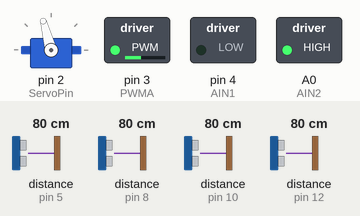
This sketch was run on a simulated Arduino Uno, built with avr-gcc and run on an emulated ATmega328P. Shown: servo, switched loads named in the sketch (green lamp = pin HIGH). Wiring (inferred from the names in the program): 4 × ultrasonic range finder: trigger pin 6, echo pin 5 / trigger pin 7, echo pin 8 / trigger pin 9, echo pin 10 / trigger pin 11, echo pin 12. Inputs (shaded band) come from the test bench; at power-on: distance to the obstacle (sensors on pin 5, pin 8, pin 10, pin 12) 80 cm. The echo pulse lasts 58.3 µs per cm; pins used as bus, display or sensor lines are not drawn; what the sketch prints to the serial monitor is not drawn.

Above: at 1.2 s.
1.3 s: distance to the obstacle (sensor on pin 5) set to 120 cm
4.3 s: distance to the obstacle (sensor on pin 8) set to 250 cm
7.3 s: distance to the obstacle (sensor on pin 10) set to 120 cm
10.3 s: distance to the obstacle (sensor on pin 12) set to 4 cm
13.3 s: distance to the obstacle (sensor on pin 12) set to 9 cm
16.3 s: distance to the obstacle (sensor on pin 5) set to 299 cm
Timing chart, 0 to 19.3 s (numbered marks = the images above; inputs shaded):
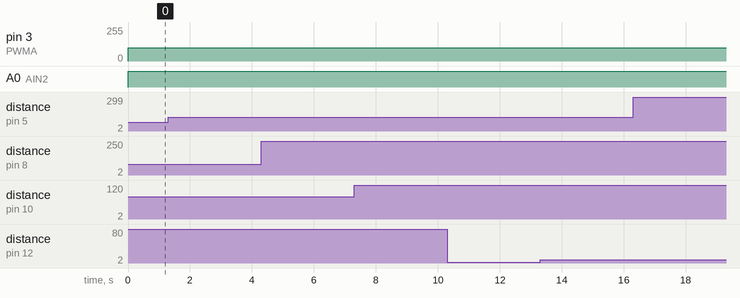

Measured:
- after the input at 1.3 s, every drawn part: stays the same
- after the input at 4.3 s, every drawn part: stays the same
- after the input at 7.3 s, every drawn part: stays the same
- after the input at 10.3 s, every drawn part: stays the same
- after the input at 13.3 s, every drawn part: stays the same
- after the input at 16.3 s, every drawn part: stays the same

The sketch:

test2_ny_sensor_kod.ino
```cpp
#include <Servo.h> // Blibiotek för servon

#define PWMA 3 // PWM
#define AIN1 4 // Motor
#define AIN2 A0 // Motor
#define START A1 // Startmodul

int pot;
int out;

// constants won't change
const int ServoPin = 2; // Servo
const int TrigPin1 = 7; // Höger sensor fram
const int EchoPin1 = 8; // Höger sensor fram
const int TrigPin2 = 9; // Vänster sensor fram
const int EchoPin2 = 10; // Vänster sesnsor fram
const int TrigPin3 = 6; // Höger sensor
const int EchoPin3 = 5; // Höger sensor
const int TrigPin4 = 11; // Vänster sensor
const int EchoPin4 = 12; // Vänster sesnsor

// Variabler som kommer att ändras
float duration_left_front, distance_cm_left_front;
float duration_right_front, distance_cm_right_front;
float duration_left, distance_cm_left;
float duration_right, distance_cm_right;

Servo myServo; // create servo object to control a servo
// Servoposition:
const int noSteer = 105; // Rakt
const int steerHardLeft = 60; // Max vänstersväng
const int steerLeft = 75; // Lätt vänstersväng
const int steerHardRight = 130; // Max högersväng
const int steerRight = 115; // Lätt högersväng

void setup() {
  Serial.begin (9600);       // initialize serial port
  pinMode(PWMA,OUTPUT);
  pinMode(AIN1,OUTPUT);
  pinMode(AIN2,OUTPUT);
  pinMode(TrigPin1, OUTPUT); // Sätter PIN till OUTPUT
  pinMode(EchoPin1, INPUT);  // Sätter PIN till INPUT
  pinMode(TrigPin2, OUTPUT); // Sätter PIN till OUTPUT
  pinMode(EchoPin2, INPUT);  // Sätter PIN till INPUT
  pinMode(TrigPin3, OUTPUT); // Sätter PIN till OUTPUT
  pinMode(EchoPin3, INPUT);  // Sätter PIN till INPUT
  pinMode(TrigPin4, OUTPUT); // Sätter PIN till OUTPUT
  pinMode(EchoPin4, INPUT);  // Sätter PIN till INPUT
  myServo.write(noSteer); // Sätter servots startposition till mitten
  myServo.attach(ServoPin); // Servo attach på servons PIN
}

void loop()
{
  // Motor
  digitalWrite(AIN1,LOW); // Fram
  digitalWrite(AIN2,HIGH); // Bak
  analogWrite(PWMA, 100); // Hastighet

  // Höger sensor fram
  // generate 10-microsecond pulse to TRIG pin
  digitalWrite(TrigPin1, LOW);
  delayMicroseconds(2);
  digitalWrite(TrigPin1, HIGH);
  delayMicroseconds(10);
  digitalWrite(TrigPin1, LOW);
  // measure duration of pulse from ECHO pin
  duration_right_front = pulseIn(EchoPin1, HIGH);
  //
  distance_cm_right_front = (duration_right_front/2) / 29.1; // Gör om till cm

  // Vänster sensor fram
  // generate 10-microsecond pulse to TRIG pin
  digitalWrite(TrigPin2, LOW);
  delayMicroseconds(2);
  digitalWrite(TrigPin2, HIGH);
  delayMicroseconds(10);
  digitalWrite(TrigPin2, LOW);
  // measure duration of pulse from ECHO pin
  duration_left_front = pulseIn(EchoPin2, HIGH);
  //
  distance_cm_left_front = (duration_left_front/2) / 29.1; // Gör om till cm

  // Höger sensor
  // generate 10-microsecond pulse to TRIG pin
  digitalWrite(TrigPin3, LOW);
  delayMicroseconds(2);
  digitalWrite(TrigPin3, HIGH);
  delayMicroseconds(10);
  digitalWrite(TrigPin3, LOW);
  // measure duration of pulse from ECHO pin
  duration_left_front = pulseIn(EchoPin3, HIGH);
  //
  distance_cm_right = (duration_right/2) / 29.1; // Gör om till cm

  // Vänster sensor
  // generate 10-microsecond pulse to TRIG pin
  digitalWrite(TrigPin4, LOW);
  delayMicroseconds(2);
  digitalWrite(TrigPin4, HIGH);
  delayMicroseconds(10);
  digitalWrite(TrigPin4, LOW);
  // measure duration of pulse from ECHO pin
  duration_left_front = pulseIn(EchoPin4, HIGH);
  //
  distance_cm_left = (duration_left/2) / 29.1; // Gör om till cm

  // Kod för hur sensorn + servon

  // Höger fram sensorn
  // Om höger fram sensorn är mindre än 15cm och mindre än båda vänster sensorerna, sväng vänster
  if((distance_cm_right_front < 15 && distance_cm_right_front > 1)&&(distance_cm_right_front < distance_cm_left_front)&&(distance_cm_right_front < distance_cm_left))
    myServo.write(steerHardLeft); // Sväng full höger

  // Vänster fram sensorn
  // Om vänster fram sensor är mindre än 15cm och mindre än båda höger sensor, sväng höger.
  else if((distance_cm_left_front < 15 && distance_cm_left_front > 1)&&(distance_cm_right_front > distance_cm_left_front)&&(distance_cm_left_front < distance_cm_right))
    myServo.write(steerHardRight); // Sväng full vänster

  // Höger sensor
  // Om vänster fram sensor är mindre än 15cm och mindre än båda höger sensor, sväng höger.
  else if((distance_cm_right < 15 && distance_cm_right > 1)&&(distance_cm_right < distance_cm_left_front)&&(distance_cm_right < distance_cm_left))
    myServo.write(steerHardLeft); // Sväng full vänster

  // Vänster sensor
  // Om vänster fram sensor är mindre än 15cm och mindre än båda höger sensor, sväng höger.
  else if((distance_cm_left < 15 && distance_cm_left > 1)&&(distance_cm_left < distance_cm_right_front)&&(distance_cm_right < distance_cm_left))
    myServo.write(steerHardLeft); // Sväng full vänster

  // Backfunktion


  // Annars kör rakt.
  else
    myServo.write(noSteer);  // rotate servo motor to 0 degree

  // Seriell Monitor (Avkoda för att se bättre)
  Serial.print("distance right front: ");
  Serial.print(distance_cm_right_front);
  Serial.println(" cm");
  Serial.print("distance left front: ");
  Serial.print(distance_cm_left_front);
  Serial.println(" cm");
  Serial.print("distance right: ");
  Serial.print(distance_cm_right);
  Serial.println(" cm");
  Serial.print("distance left: ");
  Serial.print(distance_cm_left);
  Serial.println(" cm");

  delay(250);
  }
```
